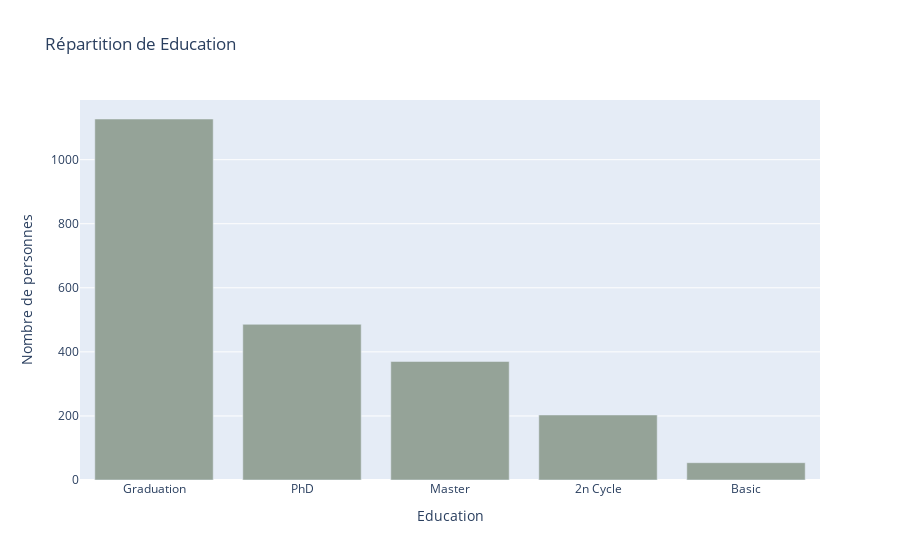

Notebook cell for this chart:
### Code cell
# Calculer la répartition des statuts matrimoniaux
Education_counts = data['Education'].value_counts().reset_index()
Education_counts.columns = ['Education', 'Count']

couleurs = ['#95A398']

# Créer un graphique en barres avec plotly
fig = px.bar(Education_counts, x='Education', y='Count', 
             title='Répartition de Education', 
             labels={'Education': 'Education', 'Count': 'Nombre de personnes'},
             color_discrete_sequence=couleurs)

# Afficher le graphique
fig.show()

### Figure 1 — Plotly figure (JSON) as saved in the notebook; plotly's stock layout.template omitted (floating-point values rounded to 4 significant figures)
{"data": [{"alignmentgroup": "True", "hovertemplate": "Education=%{x}<br>Nombre de personnes=%{y}<extra></extra>", "legendgroup": "", "marker": {"color": "#95A398", "pattern": {"shape": ""}}, "name": "", "offsetgroup": "", "orientation": "v", "showlegend": false, "textposition": "auto", "type": "bar", "x": ["Graduation", "PhD", "Master", "2n Cycle", "Basic"], "xaxis": "x", "y": [1127, 486, 370, 203, 54], "yaxis": "y"}], "layout": {"barmode": "relative", "legend": {"tracegroupgap": 0}, "title": {"text": "Répartition de Education"}, "xaxis": {"anchor": "y", "domain": [0, 1], "title": {"text": "Education"}}, "yaxis": {"anchor": "x", "domain": [0, 1], "title": {"text": "Nombre de personnes"}}}}
